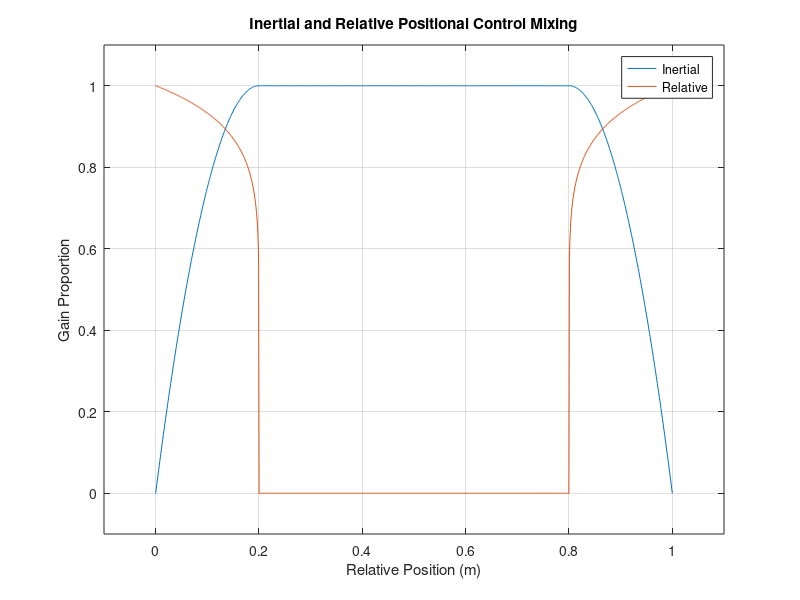

Source code (MATLAB):
clear; clc;

% Testing piecwise polynomial functions for mixed inertial and relative
% position control

pr_d = 0.5; % desired relative position (m)
r_g = 0.3; % radius from pr_d for full inertial control
h_k = 0.0; % proportion of relative position control gain inside abs(pr-(pr_d+r_k))
r_k = 0.3; % radius from pr_d for h_k proportion of relative position control

n = 2; % Polynomial order
g = @(x) ((-1/(1-(pr_d+r_g))^n) * (sign(x-pr_d).*(x-(pr_d+sign(x-pr_d)*r_g))).^n + 1) .* (abs(x-pr_d)> r_g)...
    + 1 * (abs(x-pr_d) <= r_g);

n = 0.1; % Polynomial order
k = @(x) (-((h_k-1)/(1-(pr_d+r_k))^n) * (sign(x-pr_d).*(x-(pr_d+sign(x-pr_d)*r_k))).^n + h_k) .* (abs(x-pr_d)> r_k)...
    + h_k * (abs(x-pr_d) <= r_k);

pr = linspace(0,1,1000); % relative position test values
inert_gain = g(pr); % Proportion of inertial control gain
rel_gain = k(pr); % Proportion of relative position control gain

figure;
plot(pr,inert_gain)
hold on
plot(pr, rel_gain)
title('Inertial and Relative Positional Control Mixing')
xlabel('Relative Position (m)')
ylabel('Gain Proportion')
xlim([-0.1 1.1])
ylim([-0.1 1.1])
legend('Inertial','Relative')
grid on
